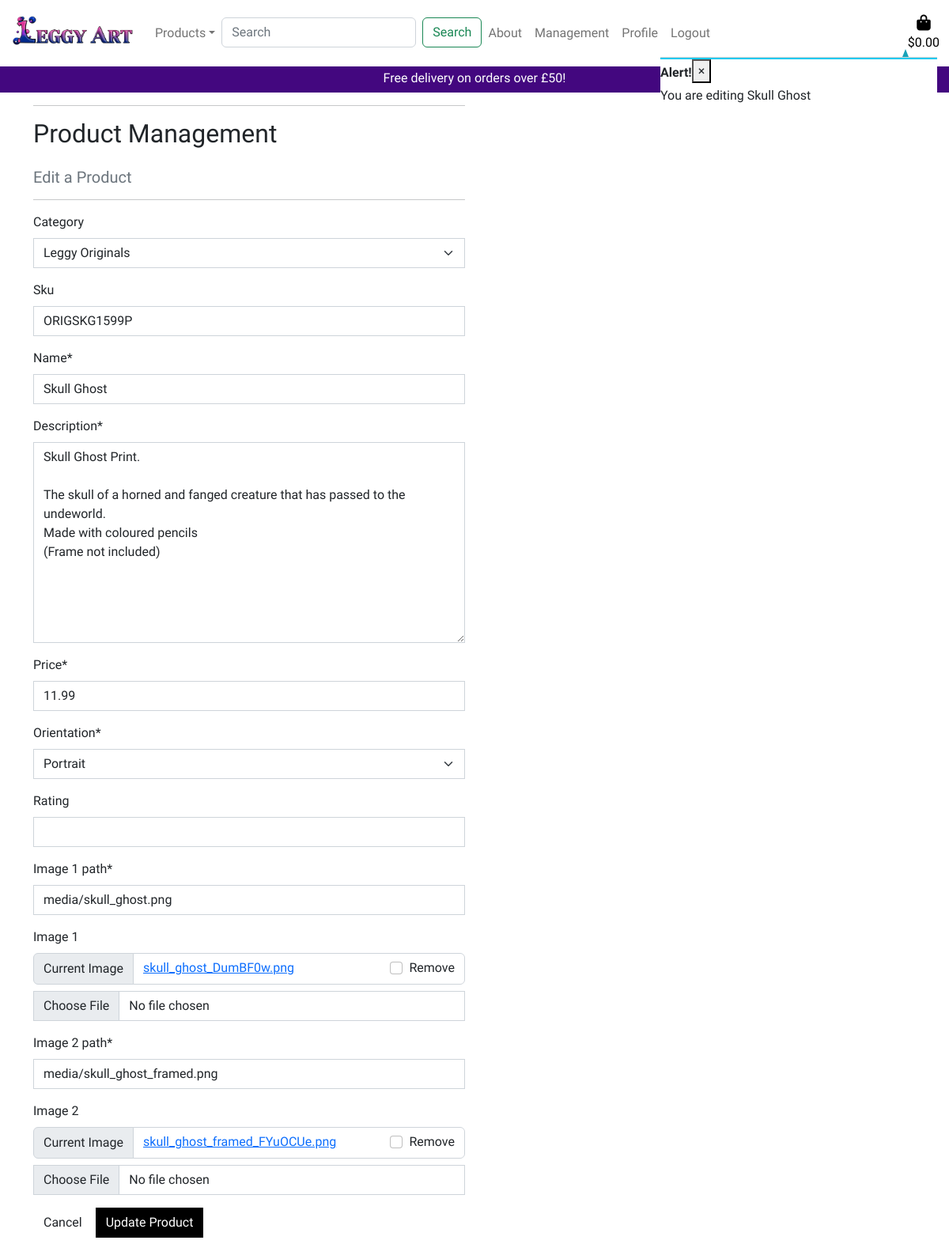
/products/edit/3/ (signed in), run on the app's committed database.
### products/models.py (models this page shows, shortened)
class Print(models.Model):
    ORIENTATION_CHOICES = [
        ('L', 'Landscape'),
        ('P', 'Portrait'),
        ('S', 'Square'),
    ]
    category = models.ForeignKey('Category', null=True, blank=True, on_delete=models.SET_NULL)
    sku = models.CharField(max_length=254, null=True, blank=True)
    name = models.CharField(max_length=254)
    description = models.TextField()
    price = models.DecimalField(max_digits=6, decimal_places=2)
    orientation = models.CharField(max_length=1, choices=ORIENTATION_CHOICES, default='S')
    rating = models.DecimalField(max_digits=6, decimal_places=2, null=True, blank=True)
    image_1_path = models.CharField(max_length=1024, default='No Image')
    image_1 = models.ImageField(default='No Image')
    image_2_path = models.CharField(max_length=1024, default='No Image')
    image_2 = models.ImageField(default='No Image')

### products/views.py (the view)
# urls.py: path('edit/<int:print_id>/', views.edit_product, name='edit_product'),
@login_required
def edit_product(request, print_id):
    if not request.user.is_superuser:
        messages.error(request, 'Sorry, only store owners can do that.')
        return redirect(reverse('home'))
    product = get_object_or_404(Print, pk=print_id)
    if request.method == 'POST':
        form = ProductForm(request.POST, request.FILES, instance=product)
        if form.is_valid():
            product = form.save()
            messages.success(request, 'Successfully updated product!')
            return redirect(reverse('print_detail', args=[product.id]))
        else:
            messages.error(request, 'Failed to update product. Please ensure the form is valid.')
    else:
        form = ProductForm(instance=product)
        messages.info(request, f'You are editing {product.name}')
    template = 'products/edit_product.html'
    context = {
        'form': form,
        'product': product,
        'image_1_path': product.image_1.url,
        'image_2_path': product.image_2.url,
    }
    return render(request, template, context)

### products/forms.py
class ProductForm(forms.ModelForm):
    class Meta:
        model = Print
        fields = '__all__'
    image_1 = forms.ImageField(label='Image 1', required=False, widget=CustomClearableFileInput)
    image_2 = forms.ImageField(label='Image 2', required=False, widget=CustomClearableFileInput)
    def __init__(self, *args, **kwargs):
        super().__init__(*args, **kwargs)
        categories = Category.objects.all()
        friendly_names = [(c.id, c.get_friendly_name()) for c in categories] #list comporehension
        self.fields['category'].choices = friendly_names
        for field_name, field in self.fields.items():
            field.widget.attrs['class'] = 'border-black rounded-0'

### basket/contexts.py (called while the page is built, shortened)
def basket_contents(request):
    basket_items = []
    total = 0
    basket = request.session.get('basket', {})
    product_count = len(basket_items)
    if total < settings.FREE_DELIVERY_THRESHOLD and total != 0:
        delivery = Decimal(settings.BASELINE_DELIVERY_FEE + (total * settings.EXTRA_DELIVERY_PERCENTAGE) / 100)
        free_delivery_delta = settings.FREE_DELIVERY_THRESHOLD - total
    else:
        delivery = 0
        free_delivery_delta = 0
    grand_total = delivery + total
    context = {
        'basket_items': basket_items,
        'product_count': product_count,
        'total': total,
        'delivery': delivery,
        'free_delivery_delta': free_delivery_delta,
        'free_delivery_threshold': settings.FREE_DELIVERY_THRESHOLD,
        'grand_total': grand_total,
    }
    return context

### products/models.py (called while the page is built)
    def get_friendly_name(self):
        return self.friendly_name

### products/templates/products/edit_product.html (shortened to what this page needs)
{% extends "base.html" %}
{% load static %}
{% block content %}
    <div class="overlay"></div>
    <div class="container">
        <div class="row">
            <div class="col-12 col-md-6">
                <hr>
                <h2 class="logo-font mb-4">Product Management</h2>
                <h5 class="text-muted">Edit a Product</h5>
                <hr>
            </div>
        </div>
        <div class="row">
            <div class="col-12 col-md-6">
                <form method="POST" action="{% url 'edit_product' product.id %}" class="form mb-2" enctype="multipart/form-data">
                    {{ form | crispy }}
                    <div class="text-right">
                        <a class="btn btn-outline-black rounded-0" href="{% url 'products' %}">Cancel</a>
                        <button class="btn btn-black rounded-0" type="submit">Update Product</button>
                    </div>
                </form>
            </div>
        </div>
    </div>
{% endblock %}

### static/css/base.css (style rules this page uses)
html { width: 100%; height: 100%; overflow-y: visible; overflow-x: hidden; }
body { background: url('/media/hero_img_sm.png') no-repeat 0px 104px; background-size: contain; font-family: "Yeseva One", serif; font-style: normal; }
.overlay { height: 100%; width: 100%; background: #ffffff; top: 0; left: 0; position: fixed; z-index: -1; }
.btn-black { background: black; color: white; }
@media (min-width: 576px) { body { background: url('/media/hero_img_sm.png') no-repeat 0px 104px; background-size: contain; font-family: "Yeseva One", serif; font-style: normal; overflow: auto; } }
@media (min-width: 768px) { body { background: url('/media/hero_img_md.png') no-repeat 0px 50px; background-size: contain; font-family: "Yeseva One", serif; font-style: normal; overflow: auto; } }
@media (min-width: 992px) { body { background: url('/media/hero_img_md.png') no-repeat 0px 50px; background-size: contain; font-family: "Yeseva One", serif; font-style: normal; overflow: auto; } }

### data on the page
Print: category "Leggy Originals", sku "ORIGSKG1599P", name "Skull Ghost", description "Skull Ghost Print. The skull of a horned and fanged creature that has passed to the undeworld. Made with coloured pencils (Frame not included)", price "11.99", orientation "Portrait", image_1_path "media/skull_ghost.png", image_2_path "media/skull_ghost_framed.png"

### other printed values
{{ free_delivery_threshold }} "50"
{{ message }} "You are editing Skull Ghost"
